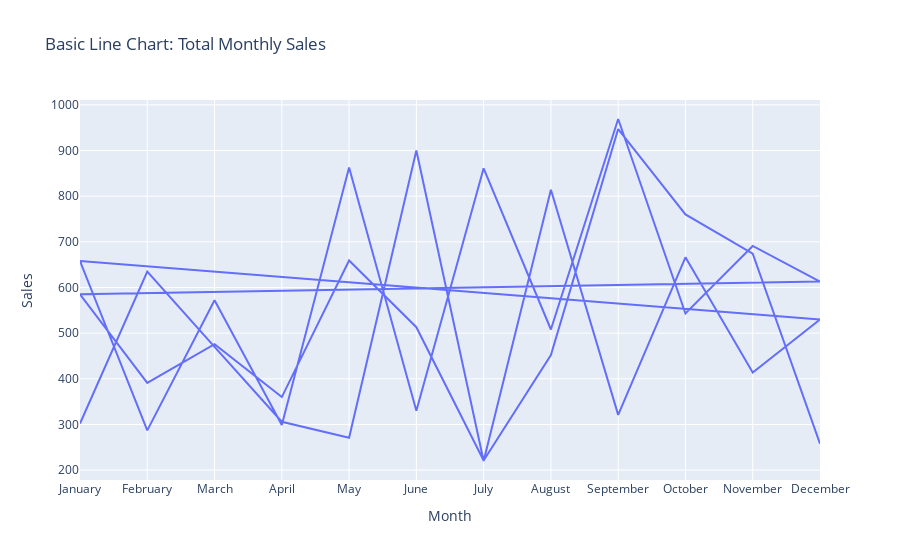

Notebook code cell kept with this figure:
### Markdown cell above
# 3. BASIC LINE CHART

### Code cell
df_monthly = df.groupby("Month", as_index=False)["Sales"].sum()

fig_basic = px.line(df_monthly, x="Month", y="Sales", title="Basic Line Chart: Total Monthly Sales")

fig_basic.show()

### Figure 1 — Plotly figure (JSON) as saved in the notebook; plotly's stock layout.template omitted (floating-point values rounded to 4 significant figures)
{"data": [{"hovertemplate": "Month=%{x}<br>Sales=%{y}<extra></extra>", "legendgroup": "", "line": {"color": "#636efa", "dash": "solid"}, "marker": {"symbol": "circle"}, "mode": "lines", "name": "", "orientation": "v", "showlegend": false, "type": "scatter", "x": ["January", "February", "March", "April", "May", "June", "July", "August", "September", "October", "November", "December", "January", "February", "March", "April", "May", "June", "July", "August", "September", "October", "November", "December", "January", "February", "March", "April", "May", "June", "July", "August", "September", "October", "November", "December"], "xaxis": "x", "y": [302, 635, 470, 306, 271, 900, 220, 814, 321, 666, 414, 530, 658, 287, 572, 299, 863, 330, 861, 508, 969, 543, 691, 613, 585, 391, 476, 360, 659, 513, 221, 452, 947, 760, 674, 258], "yaxis": "y"}], "layout": {"legend": {"tracegroupgap": 0}, "title": {"text": "Basic Line Chart: Total Monthly Sales"}, "xaxis": {"anchor": "y", "domain": [0, 1], "title": {"text": "Month"}}, "yaxis": {"anchor": "x", "domain": [0, 1], "title": {"text": "Sales"}}}}
